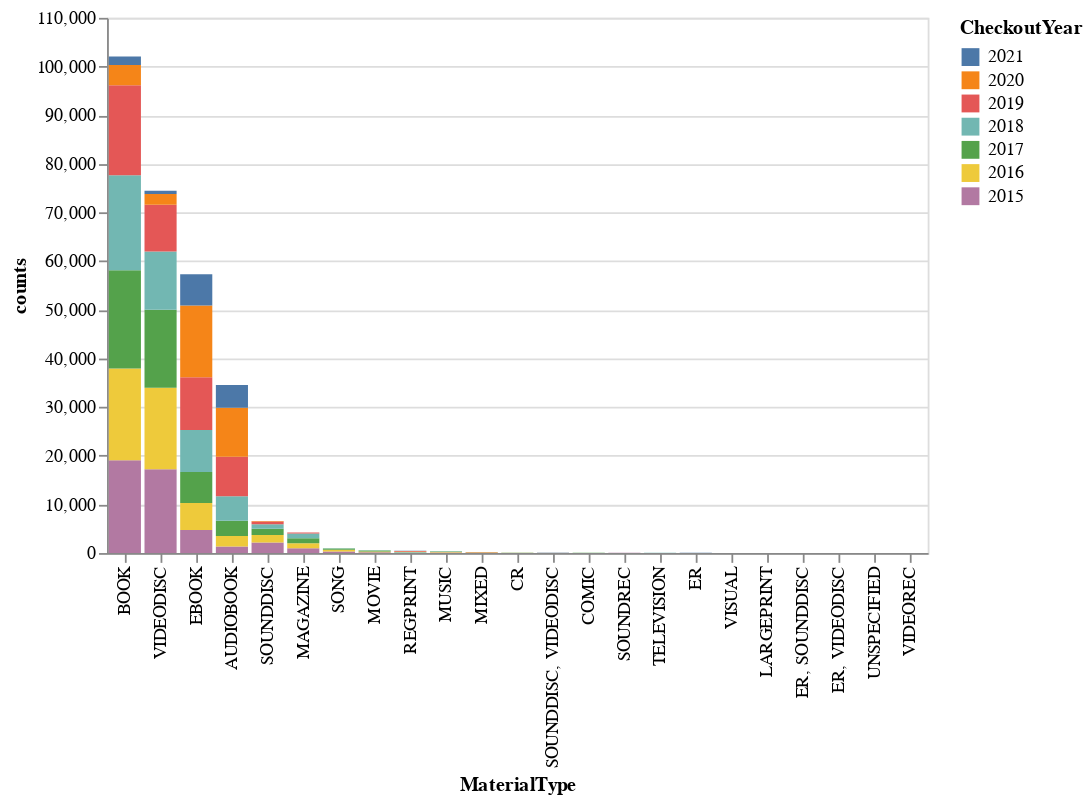

Write notebook code for a chart like this one.
### Markdown cell above
We can also do more complex interactions, like those outlined here https://altair-viz.github.io/user_guide/interactions.html. Let's try and have some click actions as well by following this example https://altair-viz.github.io/gallery/interactive_legend.html.

*Click on the legend (CheckoutYear) to select a particular year and see the graph change!*

### Code cell
selection = alt.selection_point(fields=['CheckoutYear'], bind='legend')
alt.Chart(seattle_material_grouped).mark_bar().encode(
    x=alt.X('MaterialType', sort='-y'),
    y='counts',
    color=alt.Color('CheckoutYear:N', sort=alt.EncodingSortField('CheckoutYear', order='descending')),
    tooltip=['MaterialType', 'counts', 'CheckoutYear'],
    opacity=alt.condition(selection, alt.value(1), alt.value(0.2)),
    order='CheckoutYear'
).add_params(
    selection
)

### Figure 1 — Vega-Lite specification as saved in the notebook (floating-point values rounded to 4 significant figures)
{"config": {"view": {"continuousWidth": 300, "continuousHeight": 300}}, "data": {"name": "data-73b297576c9ecbb755844259deeb97e5"}, "mark": {"type": "bar"}, "encoding": {"color": {"field": "CheckoutYear", "sort": {"field": "CheckoutYear", "order": "descending"}, "type": "nominal"}, "opacity": {"condition": {"param": "param_2", "value": 1}, "value": 0.2}, "order": {"field": "CheckoutYear", "type": "quantitative"}, "tooltip": [{"field": "MaterialType", "type": "nominal"}, {"field": "counts", "type": "quantitative"}, {"field": "CheckoutYear", "type": "quantitative"}], "x": {"field": "MaterialType", "sort": "-y", "type": "nominal"}, "y": {"field": "counts", "type": "quantitative"}}, "params": [{"name": "param_2", "select": {"type": "point", "fields": ["CheckoutYear"]}, "bind": "legend"}], "$schema": "https://vega.github.io/schema/vega-lite/v5.20.1.json", "datasets": {"data-73b297576c9ecbb755844259deeb97e5": [{"MaterialType": "AUDIOBOOK", "CheckoutYear": 2015, "counts": 1321}, {"MaterialType": "AUDIOBOOK", "CheckoutYear": 2016, "counts": 2163}, {"MaterialType": "AUDIOBOOK", "CheckoutYear": 2017, "counts": 3164}, {"MaterialType": "AUDIOBOOK", "CheckoutYear": 2018, "counts": 5027}, {"MaterialType": "AUDIOBOOK", "CheckoutYear": 2019, "counts": 8111}, {"MaterialType": "AUDIOBOOK", "CheckoutYear": 2020, "counts": 10050}, {"MaterialType": "AUDIOBOOK", "CheckoutYear": 2021, "counts": 4706}, {"MaterialType": "BOOK", "CheckoutYear": 2015, "counts": 19087}, {"MaterialType": "BOOK", "CheckoutYear": 2016, "counts": 18844}, {"MaterialType": "BOOK", "CheckoutYear": 2017, "counts": 20187}, {"MaterialType": "BOOK", "CheckoutYear": 2018, "counts": 19524}, {"MaterialType": "BOOK", "CheckoutYear": 2019, "counts": 18495}, {"MaterialType": "BOOK", "CheckoutYear": 2020, "counts": 4151}, {"MaterialType": "BOOK", "CheckoutYear": 2021, "counts": 1788}, {"MaterialType": "COMIC", "CheckoutYear": 2016, "counts": 1}, {"MaterialType": "COMIC", "CheckoutYear": 2017, "counts": 43}, {"MaterialType": "COMIC", "CheckoutYear": 2018, "counts": 39}, {"MaterialType": "CR", "CheckoutYear": 2015, "counts": 24}, {"MaterialType": "CR", "CheckoutYear": 2016, "counts": 25}, {"MaterialType": "CR", "CheckoutYear": 2017, "counts": 24}, {"MaterialType": "CR", "CheckoutYear": 2018, "counts": 18}, {"MaterialType": "CR", "CheckoutYear": 2019, "counts": 17}, {"MaterialType": "CR", "CheckoutYear": 2020, "counts": 4}, {"MaterialType": "EBOOK", "CheckoutYear": 2015, "counts": 4732}, {"MaterialType": "EBOOK", "CheckoutYear": 2016, "counts": 5540}, {"MaterialType": "EBOOK", "CheckoutYear": 2017, "counts": 6394}, {"MaterialType": "EBOOK", "CheckoutYear": 2018, "counts": 8607}, {"MaterialType": "EBOOK", "CheckoutYear": 2019, "counts": 10837}, {"MaterialType": "EBOOK", "CheckoutYear": 2020, "counts": 14769}, {"MaterialType": "EBOOK", "CheckoutYear": 2021, "counts": 6420}, {"MaterialType": "ER", "CheckoutYear": 2015, "counts": 8}, {"MaterialType": "ER", "CheckoutYear": 2016, "counts": 1}, {"MaterialType": "ER", "CheckoutYear": 2017, "counts": 10}, {"MaterialType": "ER", "CheckoutYear": 2018, "counts": 11}, {"MaterialType": "ER", "CheckoutYear": 2020, "counts": 2}, {"MaterialType": "ER", "CheckoutYear": 2021, "counts": 2}, {"MaterialType": "ER, SOUNDDISC", "CheckoutYear": 2015, "counts": 1}, {"MaterialType": "ER, SOUNDDISC", "CheckoutYear": 2016, "counts": 2}, {"MaterialType": "ER, SOUNDDISC", "CheckoutYear": 2017, "counts": 6}, {"MaterialType": "ER, SOUNDDISC", "CheckoutYear": 2018, "counts": 1}, {"MaterialType": "ER, VIDEODISC", "CheckoutYear": 2019, "counts": 8}, {"MaterialType": "ER, VIDEODISC", "CheckoutYear": 2020, "counts": 1}, {"MaterialType": "LARGEPRINT", "CheckoutYear": 2015, "counts": 6}, {"MaterialType": "LARGEPRINT", "CheckoutYear": 2017, "counts": 1}, {"MaterialType": "LARGEPRINT", "CheckoutYear": 2018, "counts": 9}, {"MaterialType": "LARGEPRINT", "CheckoutYear": 2019, "counts": 2}, {"MaterialType": "LARGEPRINT", "CheckoutYear": 2021, "counts": 1}, {"MaterialType": "MAGAZINE", "CheckoutYear": 2015, "counts": 1001}, {"MaterialType": "MAGAZINE", "CheckoutYear": 2016, "counts": 1033}, {"MaterialType": "MAGAZINE", "CheckoutYear": 2017, "counts": 1014}, {"MaterialType": "MAGAZINE", "CheckoutYear": 2018, "counts": 977}, {"MaterialType": "MAGAZINE", "CheckoutYear": 2019, "counts": 172}, {"MaterialType": "MIXED", "CheckoutYear": 2015, "counts": 24}, {"MaterialType": "MIXED", "CheckoutYear": 2016, "counts": 33}, {"MaterialType": "MIXED", "CheckoutYear": 2017, "counts": 32}, {"MaterialType": "MIXED", "CheckoutYear": 2018, "counts": 36}, {"MaterialType": "MIXED", "CheckoutYear": 2019, "counts": 46}, {"MaterialType": "MIXED", "CheckoutYear": 2020, "counts": 19}, {"MaterialType": "MIXED", "CheckoutYear": 2021, "counts": 5}, {"MaterialType": "MOVIE", "CheckoutYear": 2015, "counts": 143}, {"MaterialType": "MOVIE", "CheckoutYear": 2016, "counts": 172}, {"MaterialType": "MOVIE", "CheckoutYear": 2017, "counts": 198}, {"MaterialType": "MOVIE", "CheckoutYear": 2018, "counts": 83}, {"MaterialType": "MUSIC", "CheckoutYear": 2015, "counts": 105}, {"MaterialType": "MUSIC", "CheckoutYear": 2016, "counts": 97}, {"MaterialType": "MUSIC", "CheckoutYear": 2017, "counts": 125}, {"MaterialType": "MUSIC", "CheckoutYear": 2018, "counts": 54}, {"MaterialType": "MUSIC", "CheckoutYear": 2019, "counts": 1}, {"MaterialType": "REGPRINT", "CheckoutYear": 2015, "counts": 26}, {"MaterialType": "REGPRINT", "CheckoutYear": 2016, "counts": 46}, {"MaterialType": "REGPRINT", "CheckoutYear": 2017, "counts": 32}, {"MaterialType": "REGPRINT", "CheckoutYear": 2018, "counts": 114}, {"MaterialType": "REGPRINT", "CheckoutYear": 2019, "counts": 164}, {"MaterialType": "REGPRINT", "CheckoutYear": 2020, "counts": 36}, {"MaterialType": "REGPRINT", "CheckoutYear": 2021, "counts": 29}, {"MaterialType": "SONG", "CheckoutYear": 2015, "counts": 339}, {"MaterialType": "SONG", "CheckoutYear": 2016, "counts": 345}, {"MaterialType": "SONG", "CheckoutYear": 2017, "counts": 248}, {"MaterialType": "SONG", "CheckoutYear": 2018, "counts": 43}, {"MaterialType": "SOUNDDISC", "CheckoutYear": 2015, "counts": 2159}, {"MaterialType": "SOUNDDISC", "CheckoutYear": 2016, "counts": 1570}, {"MaterialType": "SOUNDDISC", "CheckoutYear": 2017, "counts": 1275}, {"MaterialType": "SOUNDDISC", "CheckoutYear": 2018, "counts": 899}, {"MaterialType": "SOUNDDISC", "CheckoutYear": 2019, "counts": 580}, {"MaterialType": "SOUNDDISC", "CheckoutYear": 2020, "counts": 98}, {"MaterialType": "SOUNDDISC", "CheckoutYear": 2021, "counts": 12}, {"MaterialType": "SOUNDDISC, VIDEODISC", "CheckoutYear": 2015, "counts": 38}, {"MaterialType": "SOUNDDISC, VIDEODISC", "CheckoutYear": 2016, "counts": 21}, {"MaterialType": "SOUNDDISC, VIDEODISC", "CheckoutYear": 2017, "counts": 24}, {"MaterialType": "SOUNDDISC, VIDEODISC", "CheckoutYear": 2018, "counts": 6}, {"MaterialType": "SOUNDREC", "CheckoutYear": 2015, "counts": 34}, {"MaterialType": "SOUNDREC", "CheckoutYear": 2016, "counts": 26}, {"MaterialType": "SOUNDREC", "CheckoutYear": 2017, "counts": 13}, {"MaterialType": "SOUNDREC", "CheckoutYear": 2018, "counts": 6}, {"MaterialType": "SOUNDREC", "CheckoutYear": 2019, "counts": 3}, {"MaterialType": "TELEVISION", "CheckoutYear": 2015, "counts": 7}, {"MaterialType": "TELEVISION", "CheckoutYear": 2016, "counts": 17}, {"MaterialType": "TELEVISION", "CheckoutYear": 2017, "counts": 5}, {"MaterialType": "TELEVISION", "CheckoutYear": 2018, "counts": 10}, {"MaterialType": "UNSPECIFIED", "CheckoutYear": 2021, "counts": 2}, {"MaterialType": "VIDEODISC", "CheckoutYear": 2015, "counts": 17230}, {"MaterialType": "VIDEODISC", "CheckoutYear": 2016, "counts": 16755}, {"MaterialType": "VIDEODISC", "CheckoutYear": 2017, "counts": 16006}, {"MaterialType": "VIDEODISC", "CheckoutYear": 2018, "counts": 11975}, {"MaterialType": "VIDEODISC", "CheckoutYear": 2019, "counts": 9596}, {"MaterialType": "VIDEODISC", "CheckoutYear": 2020, "counts": 2253}, {"MaterialType": "VIDEODISC", "CheckoutYear": 2021, "counts": 658}, {"MaterialType": "VIDEOREC", "CheckoutYear": 2017, "counts": 2}, {"MaterialType": "VISUAL", "CheckoutYear": 2015, "counts": 13}, {"MaterialType": "VISUAL", "CheckoutYear": 2016, "counts": 14}, {"MaterialType": "VISUAL", "CheckoutYear": 2017, "counts": 4}]}}
